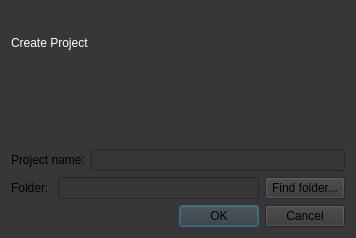
<?xml version="1.0" encoding="UTF-8"?>
<ui version="4.0">
 <class>ProjectCreator</class>
 <widget class="QDialog" name="ProjectCreator">
  <property name="geometry">
   <rect>
    <x>0</x>
    <y>0</y>
    <width>356</width>
    <height>238</height>
   </rect>
  </property>
  <property name="windowTitle">
   <string>Dialog</string>
  </property>
  <property name="autoFillBackground">
   <bool>false</bool>
  </property>
  <property name="styleSheet">
   <string notr="true">background-color: rgb(55, 55, 55);</string>
  </property>
  <layout class="QVBoxLayout" name="verticalLayout">
   <item>
    <widget class="QLabel" name="info">
     <property name="styleSheet">
      <string notr="true">color: #fff;
font: 800 21pt &quot;Cantarell&quot;;</string>
     </property>
     <property name="text">
      <string>Create Project</string>
     </property>
    </widget>
   </item>
   <item>
    <widget class="QLabel" name="errorLabel">
     <property name="text">
      <string/>
     </property>
    </widget>
   </item>
   <item>
    <layout class="QHBoxLayout" name="horizontalLayout">
     <item>
      <widget class="QLabel" name="projectNameLabel">
       <property name="text">
        <string>Project name:</string>
       </property>
      </widget>
     </item>
     <item>
      <widget class="QLineEdit" name="projectNameLine"/>
     </item>
    </layout>
   </item>
   <item>
    <layout class="QHBoxLayout" name="horizontalLayout_2">
     <item>
      <widget class="QLabel" name="label">
       <property name="text">
        <string>Folder: </string>
       </property>
      </widget>
     </item>
     <item>
      <widget class="QLineEdit" name="folderPathLine"/>
     </item>
     <item>
      <widget class="QPushButton" name="findFolderButton">
       <property name="text">
        <string>Find folder...</string>
       </property>
      </widget>
     </item>
    </layout>
   </item>
   <item>
    <widget class="QDialogButtonBox" name="buttonBox">
     <property name="orientation">
      <enum>Qt::Horizontal</enum>
     </property>
     <property name="standardButtons">
      <set>QDialogButtonBox::Cancel|QDialogButtonBox::Ok</set>
     </property>
    </widget>
   </item>
  </layout>
 </widget>
 <resources/>
 <connections>
  <connection>
   <sender>buttonBox</sender>
   <signal>accepted()</signal>
   <receiver>ProjectCreator</receiver>
   <slot>accept()</slot>
   <hints>
    <hint type="sourcelabel">
     <x>248</x>
     <y>254</y>
    </hint>
    <hint type="destinationlabel">
     <x>157</x>
     <y>274</y>
    </hint>
   </hints>
  </connection>
  <connection>
   <sender>buttonBox</sender>
   <signal>rejected()</signal>
   <receiver>ProjectCreator</receiver>
   <slot>reject()</slot>
   <hints>
    <hint type="sourcelabel">
     <x>316</x>
     <y>260</y>
    </hint>
    <hint type="destinationlabel">
     <x>286</x>
     <y>274</y>
    </hint>
   </hints>
  </connection>
 </connections>
</ui>
